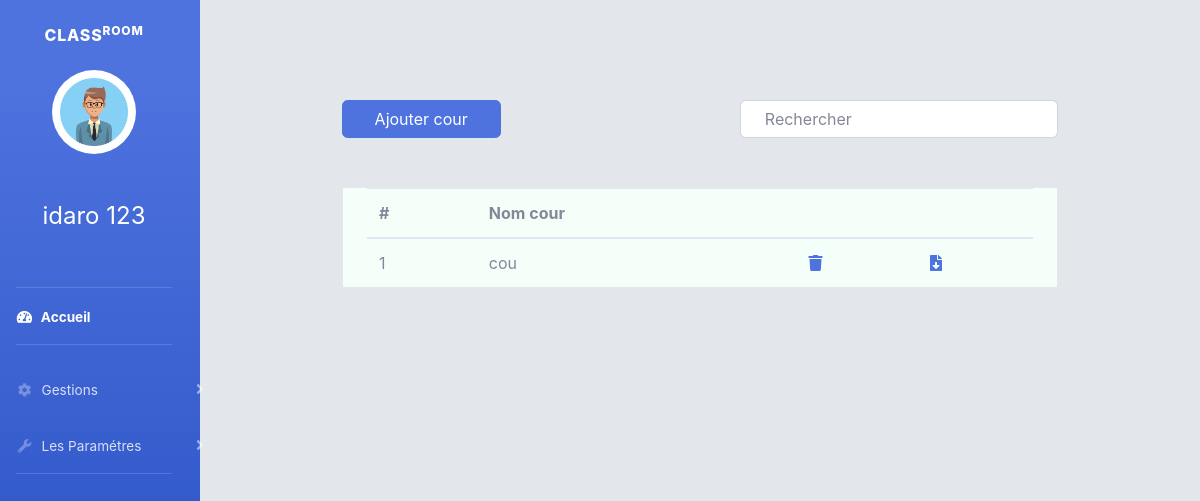
Screenshot of /cours.php (signed in) with the database file from the repository.
### tables this page shows
CREATE TABLE IF NOT EXISTS `utilisateur` (
  `id_utilisateur` int(11) NOT NULL AUTO_INCREMENT,
  `mail` varchar(200) DEFAULT NULL,
  `mot_pass` varchar(255) DEFAULT NULL,
  `nom` text,
  `prenom` text,
  `matiere` varchar(50) DEFAULT NULL,
  `image` varchar(255) DEFAULT NULL,
  `id_classe` int(11) DEFAULT NULL,
  `profession` text,
  PRIMARY KEY (`id_utilisateur`),
  UNIQUE KEY `mail` (`mail`),
  KEY `FK_CONTENIR` (`id_classe`)
);

CREATE TABLE IF NOT EXISTS `cours` (
  `id_cour` int(11) NOT NULL,
  `id_utilisateur` int(11) NOT NULL,
  `id_classe` int(11) NOT NULL,
  `nom_cour` varchar(30) NOT NULL,
  `matiere` varchar(30) NOT NULL,
  `file` varchar(30) NOT NULL,
  `date_cour` date NOT NULL,
  PRIMARY KEY (`id_cour`)
);

### cours.php (the view, shortened to what this page needs)
<!DOCTYPE html>
<html lang="en">
<head>
    <link href="vendor/fontawesome-free/css/all.min.css" rel="stylesheet" type="text/css">
</head>
<body id="page-top" style="  background-color: #b3bfcc5c;">
        <div id="wrapper">
                <ul class="navbar-nav bg-gradient-primary sidebar sidebar-dark accordion col-md-2 col-sm-2" id="accordionSidebar">
                <?php include 'nav_pr.php';?>
                </ul>
                <div class="container-fluid col-md-10 col-sm-10">
        <div class="row  " style="padding:10px;   padding-top: 100px;  padding-bottom: 50px;">
                <button type="button" class="btn btn-primary col-md-2  container" data-toggle="modal" data-target="#add_cour">
                Ajouter cour
                </button>
                <input class="form-control col-md-4 container" type="text" id="search" onkeyup="search()" placeholder="Rechercher">
        </div>
        <div class="col-md-9 container" style="background-color:mintcream;">
    <table id="tab" class="table">
        <thead>
            <tr>
                <th scope="col" class="tha">#</th>
                <th scope="col" class="tha">Nom cour</th>
                <th scope="col" class="tha"></th>
                <th scope="col" class="tha"></th>
            </tr>
        </thead>
        <tbody>
            <?php
                include 'cnx.php';
                $sql = "select * from cours where id_utilisateur=".$_SESSION["id"]." ORDER BY date_cour DESC";
                $t=$con->query($sql);
                $a=1;
                foreach ($t as $row) {
            ?>
                <tr>
                    <td><?php echo $a;$a++; ?></td>
                <td  ><?php echo $row['nom_cour']; ?></td>
                <td><a data-toggle="modal" data-target="#del_<?php echo $row['id_cour']; ?>" href="gere_cour.php?del=<?php echo $row['id_cour']; ?>"><i class="fas fa-trash"></i></a>
                <td><a data-toggle="modal" data-target="#download_<?php echo $row['id_cour']; ?>" href="gere_cour.php?idd=<?php echo $row['id_cour']; ?>"><i  class="fas fa-file-download"></i></a>
                </td>
            </tr>
            <?php  }?>
        </tbody>
    </table>
</div>
</div>
<link href="css/sb-admin-2.min.css" rel="stylesheet">
</body>
</html>

### nav_pr.php (shortened to what this page needs)
<?php session_start();
        include 'cnx.php';
        $sql = "SELECT * from utilisateur where id_utilisateur=".$_SESSION['id'];
        $t=$con->query($sql);
?>
<!DOCTYPE html>
<html lang="en">
<head>
    <link href="css/sb-admin-2.min.css" rel="stylesheet">
</head>
<body id="page-top">
            <a class="sidebar-brand d-flex align-items-center justify-content-center" href="index.php">
            <div class="sidebar-brand-text mx-3">Class<sup>room</sup></div>
            </a>
            <div class="sidebar-brand-icon ">
                                <div class="container"><center><img class="img-profile rounded-circle" src="images/<?php foreach ($t as $row) { echo $row['image'];}?>" width="60%"></center></div><br>
                                    <span class="sidebar-brand-text mx-3" style="color:white;"><center><h4><?php foreach ($t as $row) { echo $row['nom'] ." " .$row['prenom'];}?></h4></center></span>
                            <br>
            </div>
            <br>
            <hr class="sidebar-divider my-0">
            <li class="nav-item active">
                <a class="nav-link" href="home_pr.php">
                    <i class="fas fa-fw fa-tachometer-alt"></i>
                    <span>Accueil</span></a>
            </li>
            <hr class="sidebar-divider">
            <li class="nav-item">
                <a class="nav-link collapsed" href="#" data-toggle="collapse" data-target="#collapseTwo"
                    aria-expanded="true" aria-controls="collapseTwo">
                    <i class="fas fa-fw fa-cog"></i>
                    <span>Gestions</span>
                </a>
            </li>
            <li class="nav-item">
                <a class="nav-link collapsed" href="#" data-toggle="collapse" data-target="#collapseUtilities"
                    aria-expanded="true" aria-controls="collapseUtilities">
                    <i class="fas fa-fw fa-wrench"></i>
                    <span>Les Paramétres</span>
                </a>
            </li>
            <hr class="sidebar-divider">
            </body>
</html>

### rows the page displays
utilisateur: image (picture), nom "idaro", prenom "123"
cours: nom_cour "cou"
